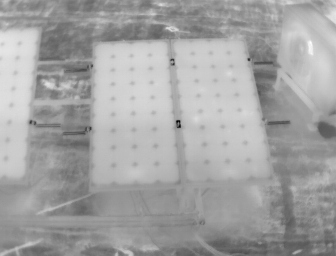
#> input picture PV.jpg, 336 x 256 px
$ python biner.py PV.jpg 100
#> lines starting #> are read from the running program, lines starting #| are printed output that depends on the picture; after the words box and inside, x2 and y2 are one past the last pixel; in counts of white or black regions, pixels touching at a corner belong together
import cv2
import sys
import numpy as np

if len(sys.argv) != 3:
    print('Masukan nama berkas gambar dan threshold value')
else:
    berkas = sys.argv[1]
    threshold = int(sys.argv[2])
    citra = cv2.imread(berkas, cv2.IMREAD_GRAYSCALE)
#> citra is the input picture: shape (256, 336); min 0, max 255, mean 162.8

    if citra is None:
        print('Tidak dapat membaca berkas')
    else:
        jumBaris = citra.shape[0]
#> jumBaris = 256
        jumKolom = citra.shape[1]
#> jumKolom = 336
        hasil = np.zeros((jumBaris, jumKolom), np.uint8)

        for baris in range(jumBaris):
            for kolom in range(jumKolom):
                if citra[baris, kolom] >= threshold:
                    hasil[baris, kolom] = 255
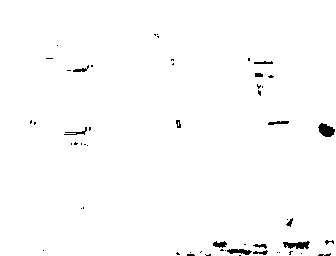
#> hasil: shape (256, 336); 98.8% white; 54 black regions (39 under 20 px), largest, box (x1, y1, x2, y2) and area: (318, 123, 335, 137) 159, (283, 241, 310, 249) 141, (227, 249, 252, 255) 97

        cv2.imshow('Asli', citra)
        cv2.imshow('Hasil', hasil)
        cv2.imwrite('biner.png', hasil)
        cv2.waitKey(0)

$ run again, on PVHotSpot2.jpg
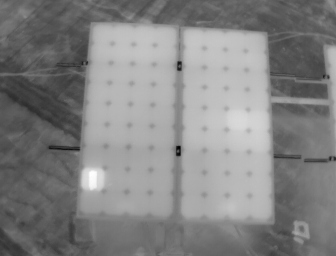
#> input picture PVHotSpot2.jpg, 336 x 256 px
#> citra is the input picture: shape (256, 336); min 0, max 255, mean 130.9
#> after the loop `for baris in range(jumBaris):`:
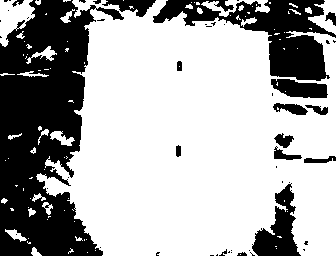
#> hasil: shape (256, 336); 67.2% white; 52 black regions (35 under 20 px), largest, box (x1, y1, x2, y2) and area: (0, 0, 124, 256) 18181, (153, 0, 336, 81) 5802, (252, 183, 301, 256) 1717
